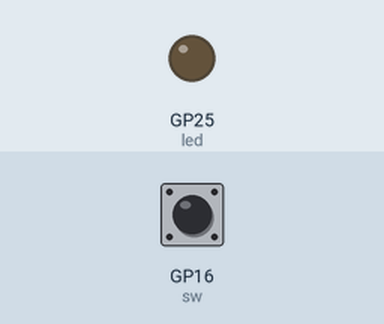
A program run on a simulated Raspberry Pi Pico running CircuitPython. Parts: output pins drawn as LEDs (lit = HIGH). Inputs (shaded band) come from the test bench; at power-on: GP16 (sw) LOW. Random numbers come from a fixed seed; USB keyboard and mouse output is not drawn.

Above: at 1.2 s.
1.3 s: GP16 (sw) pulled HIGH for 0.4 s
At 1.54 s:
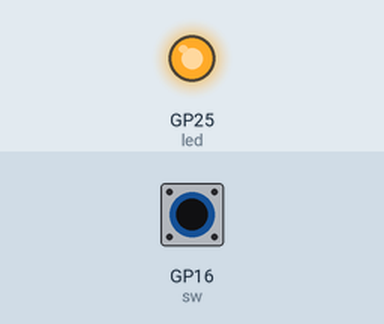
3.2 s: GP16 (sw) pulled HIGH for 3.2 s
At 6.9 s:
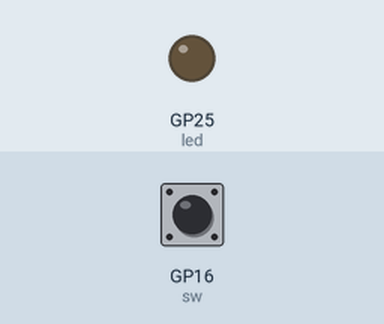
Timing chart, 0 to 8.4 s (numbered marks = the images above; inputs shaded):
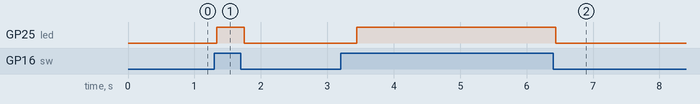

Measured:
- after the input at 1.3 s, GP25 (led): LOW → HIGH at once, → LOW 0.41 s later
- after the input at 3.2 s, GP25 (led): LOW → HIGH after 0.25 s, → LOW 3.0 s later

The program:

code.py
```python
from function_map import func_map
from action_02 import getActions02
from action_03 import getActions03
from action_04 import getActions04
from action_05 import getActions05
import io_module
from util_module import wait, sleep, get_ms, relax, getRandms

allActionList = [getActions02, getActions04, getActions03, getActions04, getActions05]
actionList = []
i = 0

while True:
    if (io_module.is_on()):
        io_module.on_led()
        #actionList.append(getActions02(get_ms()))
        #actionList.append(allActionList[getRandms(0, len(allActionList) - 1)](get_ms()))
        actionList.append(allActionList[i](get_ms()))
        #actionList.append(allActionList[3](get_ms()))
        i = i + 1

        if (i >= len(allActionList)):
            i = 0

        while actionList:
            newActionList = []
            for actions in actionList:
                current_ms = get_ms()
                newActions = [a for a in actions if a.ms > current_ms]
                for act in actions:
                    #print("c:" + str(current_ms) + ", act.ms:" + str(act.ms))
                    if (current_ms >= act.ms):
                        if act.cmdName in func_map:
                            #print(act.cmdName)
                            func_map[act.cmdName]()
                actions = [a for a in actions if a.ms > current_ms]
                if newActions:
                    newActionList.append(newActions)
            actionList = newActionList
            sleep(50)
            if (not io_module.is_on()):
                io_module.off_led()
                func_map["release_mouse_left"]()
                func_map["release_mouse_right"]()
                func_map["release_space"]()
                func_map["release_w"]()
                func_map["release_a"]()
                func_map["release_s"]()
                func_map["release_d"]()
                break
            #print(1)

    #wait()
    relax(150,500)
    #sleep(200)
    #print(0)
```

function_map.py
```python
import keyboard_module
import mouse_module


def press_mouse_left():
    mouse_module.send_mouse_left_press()


def release_mouse_left():
    mouse_module.send_mouse_left_release()


def press_mouse_right():
    mouse_module.send_mouse_right_press()


def release_mouse_right():
    mouse_module.send_mouse_right_release()


def press_w():
    keyboard_module.send_w_press()


def release_w():
    keyboard_module.send_w_release()


def press_s():
    keyboard_module.send_s_press()


def release_s():
    keyboard_module.send_s_release()


def press_a():
    keyboard_module.send_a_press()


def release_a():
    keyboard_module.send_a_release()


def press_d():
    keyboard_module.send_d_press()


def release_d():
    keyboard_module.send_d_release()


def press_space():
    keyboard_module.send_space_press()


def release_space():
    keyboard_module.send_space_release()


func_map = {
    "press_mouse_left": press_mouse_left,
    "release_mouse_left": release_mouse_left,


    "press_mouse_right": press_mouse_right,
    "release_mouse_right": release_mouse_right,


    "press_w": press_w,
    "release_w": release_w,


    "press_s": press_s,
    "release_s": release_s,


    "press_a": press_a,
    "release_a": release_a,


    "press_d": press_d,
    "release_d": release_d,


    "press_space": press_space,
    "release_space": release_space,
}
```

action_02.py
```python
from Action import Action


def getActions02(start_ms):
    return [
    Action(start_ms + 0, "press_w"),


    Action(start_ms + 400, "press_mouse_left"),
    Action(start_ms + 500, "release_mouse_left"),


    Action(start_ms + 700, "press_mouse_left"),
    Action(start_ms + 800, "release_mouse_left"),


    Action(start_ms + 1100, "press_mouse_left"),
    Action(start_ms + 1111, "press_a"),
    Action(start_ms + 1200, "release_mouse_left"),


    Action(start_ms + 1300, "press_mouse_right"),
    Action(start_ms + 1400, "release_mouse_right"),


    Action(start_ms + 1455, "press_d"),
    Action(start_ms + 1500, "press_mouse_right"),
    Action(start_ms + 1600, "release_mouse_right"),
    Action(start_ms + 1666, "release_a"),


    Action(start_ms + 1900, "press_mouse_right"),
    Action(start_ms + 2000, "release_mouse_right"),


    Action(start_ms + 2300, "press_mouse_right"),
    Action(start_ms + 2400, "release_mouse_right"),
    Action(start_ms + 2477, "release_d"),


    Action(start_ms + 2500, "press_mouse_right"),
    Action(start_ms + 2600, "release_mouse_right"),


    Action(start_ms + 2800, "press_space"),
    Action(start_ms + 2900, "release_space"),


    Action(start_ms + 3100, "release_w")
    ]
```

action_03.py
```python
from Action import Action


def getActions03(start_ms):
    return [
    Action(start_ms + 0, "press_s"),


    Action(start_ms + 400, "press_mouse_left"),
    Action(start_ms + 500, "release_mouse_left"),


    Action(start_ms + 700, "press_mouse_left"),
    Action(start_ms + 800, "release_mouse_left"),


    Action(start_ms + 1100, "press_mouse_left"),
    Action(start_ms + 1111, "press_a"),
    Action(start_ms + 1200, "release_mouse_left"),
    Action(start_ms + 1255, "release_s"),
    Action(start_ms + 1355, "press_w"),


    Action(start_ms + 1300, "press_mouse_right"),
    Action(start_ms + 1400, "release_mouse_right"),


    Action(start_ms + 1455, "press_d"),
    Action(start_ms + 1465, "release_w"),
    Action(start_ms + 1500, "press_mouse_right"),
    Action(start_ms + 1600, "release_mouse_right"),
    Action(start_ms + 1666, "release_a"),
    Action(start_ms + 1777, "press_s"),


    Action(start_ms + 1900, "press_mouse_right"),
    Action(start_ms + 2000, "release_mouse_right"),


    Action(start_ms + 2300, "press_mouse_right"),
    Action(start_ms + 2400, "release_mouse_right"),
    Action(start_ms + 2477, "release_d"),


    Action(start_ms + 2500, "press_mouse_right"),
    Action(start_ms + 2600, "release_mouse_right"),


    Action(start_ms + 2800, "press_space"),
    Action(start_ms + 2900, "release_space"),
    Action(start_ms + 3333, "release_s"),


    ]
```

action_04.py
```python
from Action import Action

#SD
def getActions04(start_ms):
    return [
    Action(start_ms + 0, "press_w"),

    Action(start_ms + 100, "press_mouse_left"),
    Action(start_ms + 200, "release_mouse_left"),

    Action(start_ms + 300, "press_mouse_right"),
    Action(start_ms + 400, "release_mouse_right"),

    Action(start_ms + 500, "release_w"),
    Action(start_ms + 530, "press_s"),
    Action(start_ms + 800, "press_space"),
    Action(start_ms + 900, "release_space"),
    Action(start_ms + 1000, "release_s"),

    Action(start_ms + 1300, "press_w"),
    Action(start_ms + 2100, "release_w")

    ]
```

action_05.py
```python
from Action import Action


def getActions05(start_ms):
    return [
    Action(start_ms + 0, "press_w"),
    Action(start_ms + 178, "press_d"),
    Action(start_ms + 670, "press_a"),
    Action(start_ms + 714, "release_d"),
    Action(start_ms + 826, "release_w"),
    Action(start_ms + 1066, "press_s"),
    Action(start_ms + 1181, "release_a"),
    Action(start_ms + 1410, "press_d"),
    Action(start_ms + 2016, "press_a"),
    Action(start_ms + 2025, "release_d"),
    Action(start_ms + 2195, "release_s"),
    Action(start_ms + 2386, "press_w"),
    Action(start_ms + 2552, "release_a"),
    Action(start_ms + 2672, "press_d"),
    Action(start_ms + 3288, "release_d"),
    Action(start_ms + 2900, "release_w"),
    Action(start_ms + 2950, "press_s"),
    Action(start_ms + 3200, "release_s"),

    ]
```

io_module.py
```python
import board
from digitalio import DigitalInOut, Direction, Pull


led = DigitalInOut(board.LED)
led.direction = Direction.OUTPUT

sw = DigitalInOut(board.GP16)
sw.direction = Direction.INPUT
sw.pull = Pull.DOWN


gp17 = DigitalInOut(board.GP17)
gp17.direction = Direction.INPUT
gp17.pull = Pull.DOWN


gp18 = DigitalInOut(board.GP18)
gp18.direction = Direction.INPUT
gp18.pull = Pull.DOWN


def on_led():
    led.value = 1


def off_led():
    led.value = 0


def is_on():
    return sw.value

def is_gp17_on():
    return gp17.value

def is_gp18_on():
    return gp18.value
```

util_module.py
```python
import time
import random
import io_module


def get_ms():
    return time.monotonic() * 1000


def sleep(ms):
    time.sleep(ms / 1000)


def getRandms(min, max):
    return random.randint(min, max)


def wait():
    while io_module.is_on():
        sleep(50)


def relax(min_ms, max_ms):
    sleep(getRandms(min_ms, max_ms))
```

keyboard_module.py
```python
import usb_hid
from adafruit_hid.keyboard import Keyboard
from adafruit_hid.keycode import Keycode


keyboard = Keyboard(usb_hid.devices)


def send_key_press(key):
    keyboard.press(key)


def send_key_release(key):
    keyboard.release(key)


def send_w_press():
    send_key_press(Keycode.W)


def send_w_release():
    send_key_release(Keycode.W)


def send_s_press():
    send_key_press(Keycode.S)


def send_s_release():
    send_key_release(Keycode.S)


def send_a_press():
    send_key_press(Keycode.A)


def send_a_release():
    send_key_release(Keycode.A)


def send_d_press():
    send_key_press(Keycode.D)


def send_d_release():
    send_key_release(Keycode.D)


def send_space_press():
    send_key_press(Keycode.SPACE)


def send_space_release():
    send_key_release(Keycode.SPACE)
```

mouse_module.py
```python
import usb_hid
from adafruit_hid.mouse import Mouse


mouse = Mouse(usb_hid.devices)


def send_mouse_left_press():
    mouse.press(Mouse.LEFT_BUTTON)


def send_mouse_left_release():
    mouse.release(Mouse.LEFT_BUTTON)


def send_mouse_right_press():
    mouse.press(Mouse.RIGHT_BUTTON)


def send_mouse_right_release():
    mouse.release(Mouse.RIGHT_BUTTON)
```

Action.py
```python
class Action:
    def __init__(self, ms, cmdName):
        self.ms = ms
        self.cmdName = cmdName
```
